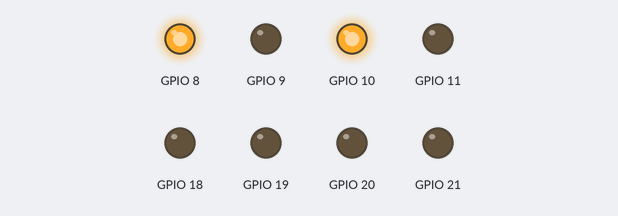
Simulated run of this program. Board: Raspberry Pi (BCM pin numbers), started with the arguments a 3 3. Shown: output pins drawn as LEDs (lit = HIGH). At 3.0 s the program stops and its outputs stay as they are.

Above: at 0.1 s.
At 3.1 s:
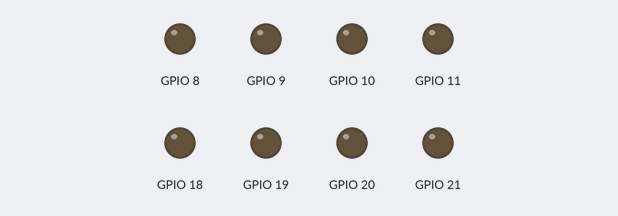
Timing chart, 0 to 4.5 s (numbered marks = the images above):
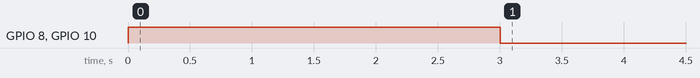

Measured:
- by itself, GPIO 8, GPIO 10: LOW → HIGH at 0.00 s, → LOW 3.0 s later

The program:

pmod_8ld.py
```python
import time
import sys

from gpio import JA, JB, JC, gpio_set_direction, gpio_set_value

if len(sys.argv) != 4:
    print("Utilisation: {} <port> <combinaison> <duration>".format(sys.argv[0]))
    sys.exit()

port = sys.argv[1]
pattern = int(sys.argv[2], 16)
duration = int(sys.argv[3])
J = None

if port == 'a':
    J = JA
elif port == 'b':
    J = JB
elif port == 'c':
    J = JC
else:
    print("Port inconnu : {}".format(port))
    sys.exit()

for i in range(8):
    gpio_set_direction(J[i], 1)
    if pattern & (1 << i):
        gpio_set_value(J[i], 1)

time.sleep(duration)

for i in range(8):
    gpio_set_value(J[i], 0)
```

gpio.py
```python
import RPi.GPIO as GPIO

JA = [8, 10, 9, 11, 19, 21, 20, 18]
JB = [7, 10, 9, 11, 26, 13, 3, 2]
JC = [16, 14, 15, 17, 4, 12, 5, 6]

def gpio_set_direction(pin, direction):
    GPIO.setmode(GPIO.BCM)
    GPIO.setup(pin, GPIO.OUT if direction else GPIO.IN)

def gpio_set_value(pin, value):
    GPIO.setmode(GPIO.BCM)
    GPIO.setup(pin, GPIO.OUT)
    GPIO.output(pin, value)
```
